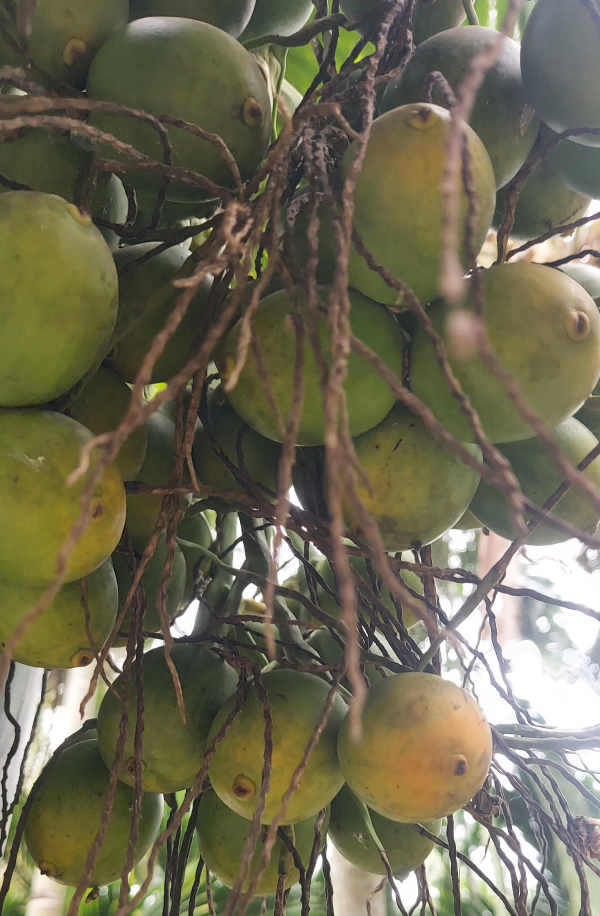
#> input picture 01_Dataset/train/unripe/20231129_130417.jpg, 1800 x 2747 px, found by its file name (shown at 1/3 size)
$ python rf.py
#> lines starting #> are read from the running program, lines starting #| are printed output that depends on the picture
import os
import cv2
import numpy as np
from sklearn.svm import SVC
from sklearn.ensemble import RandomForestClassifier
from sklearn.model_selection import train_test_split
import pickle

# Define functions for image preprocessing
def preprocess_image(image_path, target_size=(100, 100)):
#> called with target_size = (100, 100)
    image = cv2.imread(image_path)
#> image is the input picture: shape (2747, 1800, 3); mean B, G, R 83.2, 106, 110.5
    image = cv2.resize(image, target_size)
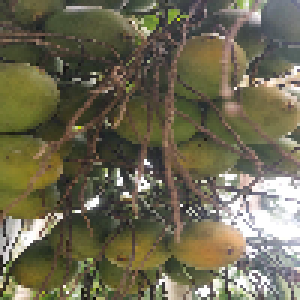
#> image: shape (100, 100, 3) (shown 3 times larger); mean B, G, R 83, 105.8, 110.3
    return image

def extract_hsv_features(image):
    hsv_image = cv2.cvtColor(image, cv2.COLOR_BGR2HSV)
#> hsv_image: shape (100, 100, 3); mean H, S, V 37.9, 74.1, 113
    h, s, v = cv2.split(hsv_image)
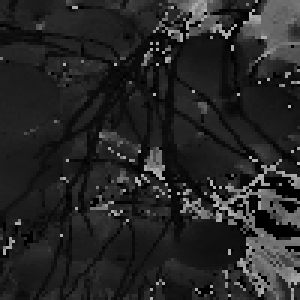
#> h: shape (100, 100) (shown 3 times larger); min 0, max 179, mean 37.9
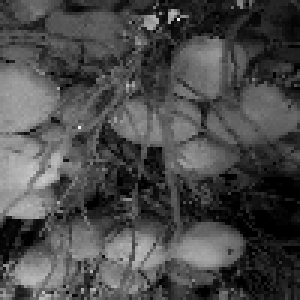
#> s: shape (100, 100) (shown 3 times larger); min 0, max 241, mean 74.1
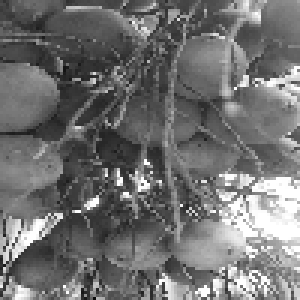
#> v: shape (100, 100) (shown 3 times larger); min 10, max 255, mean 113
    h_mean = np.mean(h)
#> h_mean = 37.9
    s_mean = np.mean(s)
#> s_mean = 74.12
    v_mean = np.mean(v)
#> v_mean = 113
    return [h_mean, s_mean, v_mean]

# Load the dataset and extract features
# Assuming you have your dataset structured appropriately

# X: Feature matrix
# y: Labels
X = []
y = []

# Iterate over your dataset to extract features and labels
# Example structure: dataset/unripe/, dataset/ripe/
for class_label in ['unripe', 'ripe']:
    images_path = f'./../dataset/train/{class_label}/'
    for image_filename in os.listdir(images_path):
        image_path = os.path.join(images_path, image_filename)
        image = preprocess_image(image_path)
        features = extract_hsv_features(image)
#> features = [37.9, 74.12, 113]
        X.append(features)
        y.append(class_label)
#> pass 2 of the loop `for class_label in ['unripe', 'ripe']:`:
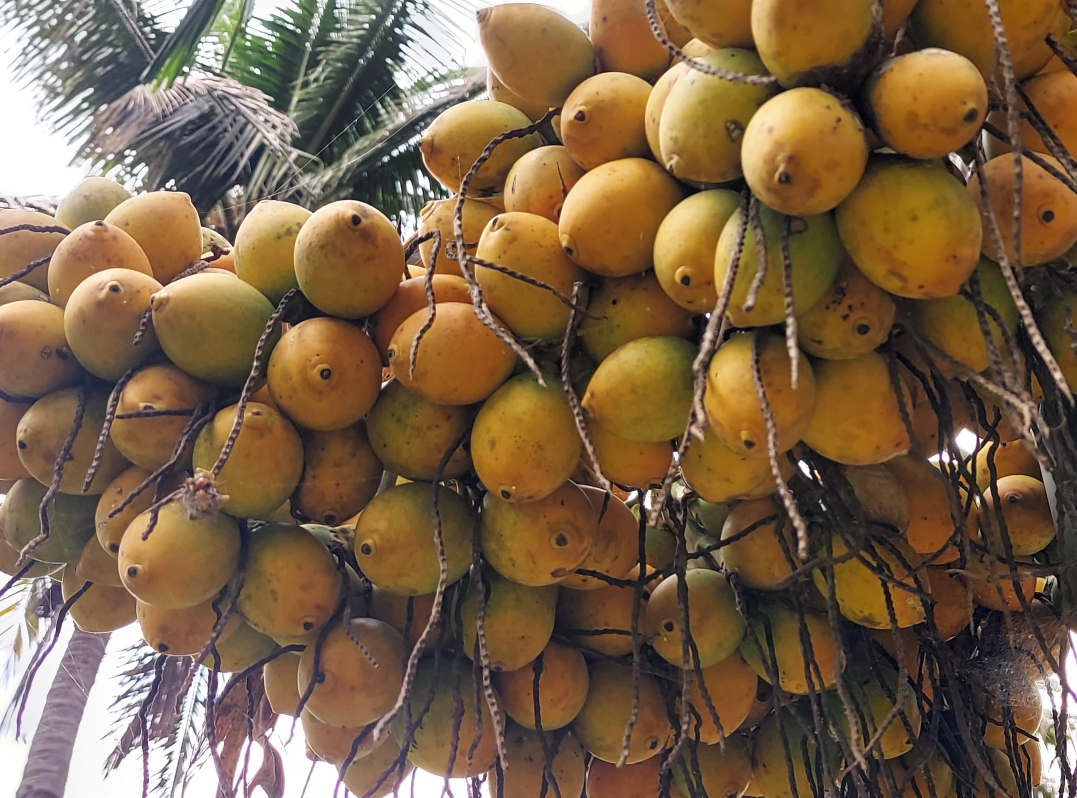
#> input picture 01_Dataset/train/ripe/20231129_112918.jpg, 2154 x 1596 px, found by its file name (shown at 1/2 size)
#> in preprocess_image, image is the input picture: shape (1596, 2154, 3); mean B, G, R 71.9, 97.4, 121.9
#> image: shape (100, 100, 3)
#> hsv_image: shape (100, 100, 3); mean H, S, V 39, 110.2, 123
#> in extract_hsv_features (call 2), `h, s, v = cv2.split(hsv_image)`:
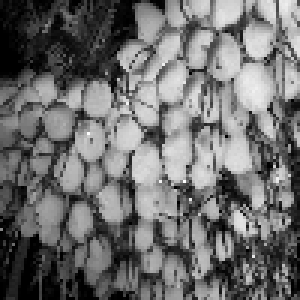
#> s: shape (100, 100) (shown 3 times larger); min 0, max 255, mean 110.2
#> in extract_hsv_features (call 2), `h, s, v = cv2.split(hsv_image)`:
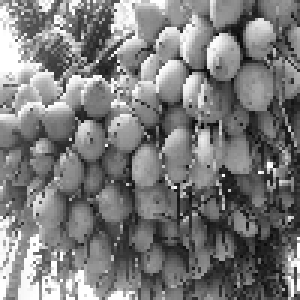
#> v: shape (100, 100) (shown 3 times larger); min 5, max 255, mean 123
#> h_mean = 38.99
#> s_mean = 110.2
#> v_mean = 123
#> features = [38.99, 110.2, 123]

# Convert lists to numpy arrays
X = np.array(X)
#> X = [[37.9, 74.12, 113], [38.99, 110.2, 123]]
y = np.array(y)

# Split the dataset into train and test sets
X_train, X_test, y_train, y_test = train_test_split(X, y, test_size=0.2, random_state=42)
#> X_train = [[37.9, 74.12, 113]]; X_test = [[38.99, 110.2, 123]]


# Define and train Random Forest classifier
rf_classifier = RandomForestClassifier(n_estimators=100)
rf_classifier.fit(X_train, y_train)

# Save Random Forest classifier to a file
with open('rf_classifier_model.pkl', 'wb') as f:
    pickle.dump(rf_classifier, f)
